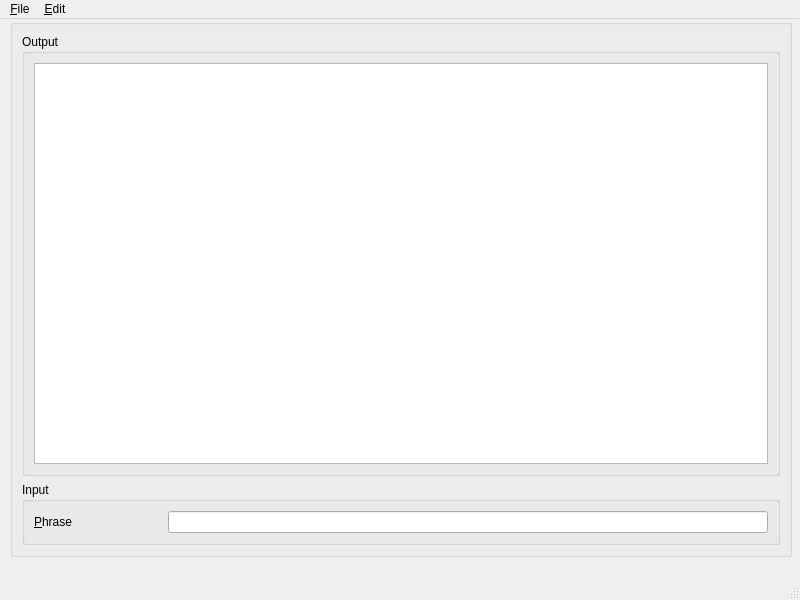
<?xml version="1.0" encoding="UTF-8"?>
<ui version="4.0">
 <class>MainWindow</class>
 <widget class="QMainWindow" name="MainWindow">
  <property name="geometry">
   <rect>
    <x>0</x>
    <y>0</y>
    <width>800</width>
    <height>600</height>
   </rect>
  </property>
  <property name="windowTitle">
   <string>Biblical Lexicon</string>
  </property>
  <property name="windowIcon">
   <iconset resource="resources.qrc">
    <normaloff>:/new/icon/b_black.png</normaloff>:/new/icon/b_black.png</iconset>
  </property>
  <widget class="QWidget" name="centralwidget">
   <widget class="QGroupBox" name="groupBox_3">
    <property name="geometry">
     <rect>
      <x>10</x>
      <y>0</y>
      <width>782</width>
      <height>538</height>
     </rect>
    </property>
    <property name="title">
     <string/>
    </property>
    <layout class="QGridLayout" name="gridLayout_2">
     <item row="1" column="0">
      <widget class="QGroupBox" name="groupBox">
       <property name="title">
        <string>Input</string>
       </property>
       <layout class="QHBoxLayout" name="horizontalLayout_2">
        <item>
         <layout class="QHBoxLayout" name="horizontalLayout">
          <item>
           <widget class="QLabel" name="label_2">
            <property name="sizePolicy">
             <sizepolicy hsizetype="Preferred" vsizetype="Preferred">
              <horstretch>0</horstretch>
              <verstretch>0</verstretch>
             </sizepolicy>
            </property>
            <property name="maximumSize">
             <size>
              <width>200</width>
              <height>25</height>
             </size>
            </property>
            <property name="text">
             <string>&amp;Phrase</string>
            </property>
            <property name="buddy">
             <cstring>lineEdit</cstring>
            </property>
           </widget>
          </item>
          <item>
           <widget class="QLineEdit" name="lineEdit">
            <property name="sizePolicy">
             <sizepolicy hsizetype="Preferred" vsizetype="Preferred">
              <horstretch>0</horstretch>
              <verstretch>0</verstretch>
             </sizepolicy>
            </property>
            <property name="minimumSize">
             <size>
              <width>600</width>
              <height>0</height>
             </size>
            </property>
            <property name="maximumSize">
             <size>
              <width>2000</width>
              <height>25</height>
             </size>
            </property>
            <property name="focusPolicy">
             <enum>Qt::WheelFocus</enum>
            </property>
           </widget>
          </item>
         </layout>
        </item>
       </layout>
      </widget>
     </item>
     <item row="0" column="0">
      <widget class="QGroupBox" name="groupBox_2">
       <property name="sizePolicy">
        <sizepolicy hsizetype="Preferred" vsizetype="Preferred">
         <horstretch>100</horstretch>
         <verstretch>100</verstretch>
        </sizepolicy>
       </property>
       <property name="title">
        <string>Output</string>
       </property>
       <layout class="QGridLayout" name="gridLayout">
        <item row="0" column="0">
         <widget class="QTextBrowser" name="textBrowser">
          <property name="sizePolicy">
           <sizepolicy hsizetype="Preferred" vsizetype="Preferred">
            <horstretch>0</horstretch>
            <verstretch>0</verstretch>
           </sizepolicy>
          </property>
         </widget>
        </item>
       </layout>
      </widget>
     </item>
    </layout>
   </widget>
  </widget>
  <widget class="QMenuBar" name="menubar">
   <property name="geometry">
    <rect>
     <x>0</x>
     <y>0</y>
     <width>800</width>
     <height>22</height>
    </rect>
   </property>
   <widget class="QMenu" name="menu_File">
    <property name="title">
     <string>&amp;File</string>
    </property>
    <addaction name="action_Save_output"/>
    <addaction name="action_Print"/>
    <addaction name="separator"/>
    <addaction name="action_Quit"/>
   </widget>
   <widget class="QMenu" name="menu_Edit">
    <property name="title">
     <string>&amp;Edit</string>
    </property>
    <widget class="QMenu" name="menu_Settings">
     <property name="title">
      <string>&amp;Settings</string>
     </property>
     <addaction name="actionSelect_Greek_lexicon"/>
     <addaction name="actionSelect_Hebrew_lexicon"/>
    </widget>
    <addaction name="menu_Settings"/>
   </widget>
   <addaction name="menu_File"/>
   <addaction name="menu_Edit"/>
  </widget>
  <widget class="QStatusBar" name="statusbar"/>
  <action name="action_Quit">
   <property name="text">
    <string>&amp;Quit</string>
   </property>
  </action>
  <action name="actionSelect_Greek_lexicon">
   <property name="text">
    <string>Select &amp;Greek lexicon</string>
   </property>
  </action>
  <action name="actionSelect_Hebrew_lexicon">
   <property name="text">
    <string>Select &amp;Hebrew lexicon</string>
   </property>
  </action>
  <action name="action_Print">
   <property name="text">
    <string>&amp;Print</string>
   </property>
  </action>
  <action name="action_Save_output">
   <property name="text">
    <string>&amp;Save output</string>
   </property>
  </action>
 </widget>
 <resources>
  <include location="resources.qrc"/>
 </resources>
 <connections>
  <connection>
   <sender>action_Quit</sender>
   <signal>triggered()</signal>
   <receiver>MainWindow</receiver>
   <slot>close()</slot>
   <hints>
    <hint type="sourcelabel">
     <x>-1</x>
     <y>-1</y>
    </hint>
    <hint type="destinationlabel">
     <x>399</x>
     <y>299</y>
    </hint>
   </hints>
  </connection>
 </connections>
</ui>
